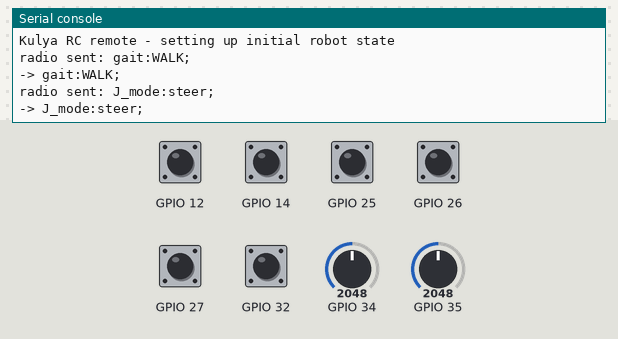
This program was run on a simulated ESP32 board running MicroPython. Shown: the last lines printed to the serial console. The test bench sets the inputs (shaded band); at power-on: GPIO 12, GPIO 14, GPIO 25–27, GPIO 32 HIGH, GPIO 34 = 2048, GPIO 35 = 2048 (analog values on the 0–4095 scale). No radio messages arrive unless stated (any console line starting 'radio sent:' is added by the test bench).

Above: at 1.3 s.
1.4 s: GPIO 34 set to 2866
At 2.1 s:
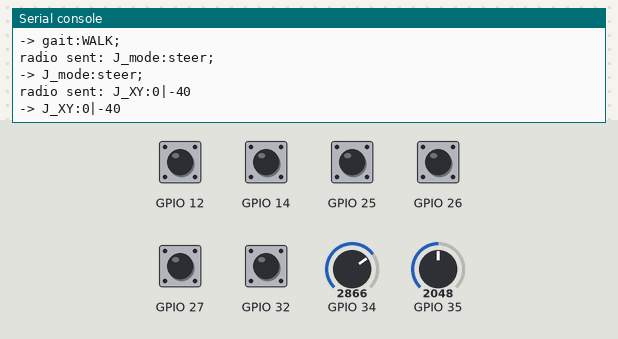
2.9 s: GPIO 12 pulled LOW for 1 s
At 4.3 s:
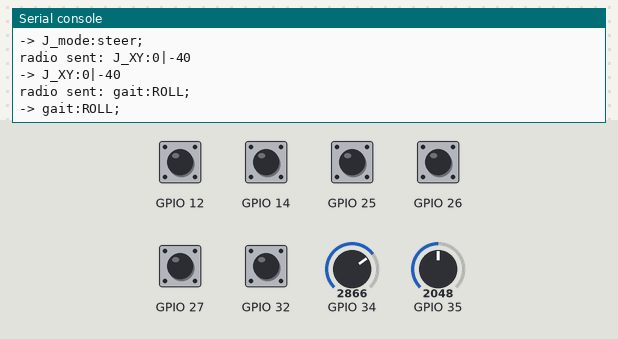
5.4 s: GPIO 14 pulled LOW for 1 s
At 6.4 s:
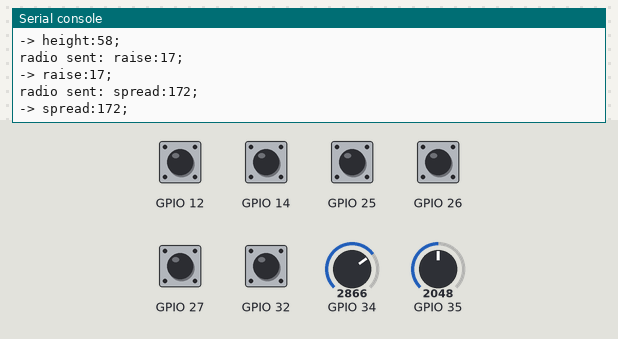
7.9 s: GPIO 25 pulled LOW for 1 s
At 9.2 s:
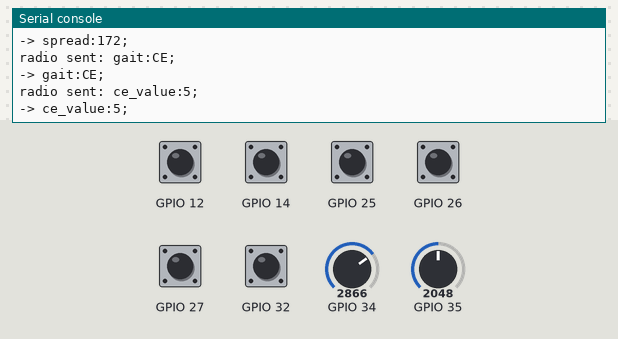
10.4 s: GPIO 26 pulled LOW for 1 s
At 11.8 s:
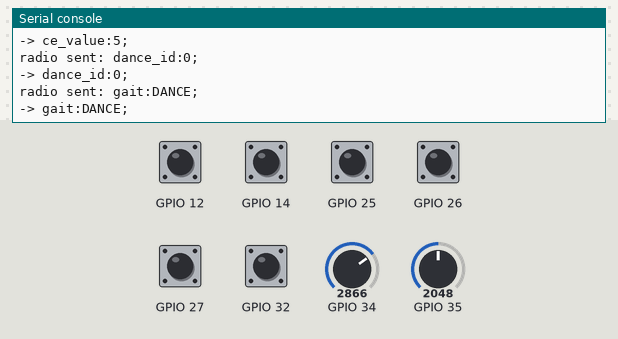
12.9 s: GPIO 27 pulled LOW for 1 s
At 14.6 s:
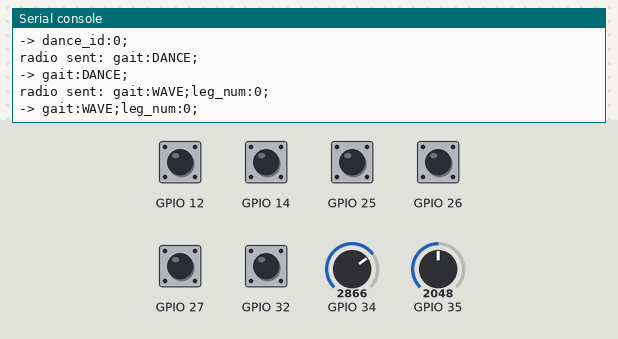

Measured:
- after the input at 1.4 s, the serial console: prints a new line at once (image 1)
- after the input at 2.9 s, the serial console: prints a new line after 0.21 s (image 2)
- after the input at 5.4 s, the serial console: prints a new line after 0.21 s (image 3)
- after the input at 7.9 s, the serial console: prints a new line after 0.21 s (image 4)
- after the input at 10.4 s, the serial console: prints a new line after 0.21 s (image 5)
- after the input at 12.9 s, the serial console: prints a new line after 0.22 s (image 6)

The program:

sender.py
```python
import network
import espnow
import time
from machine import Pin, ADC

try:
    import ujson as json
except ImportError:
    import json


CONFIG_PATH = "config.json"
DEFAULT_CONFIG = {
    "robot_mac": "AA:AA:AA:AA:AA:AA",
    "channel": 6,
    "dance_count": 10,
    "height_presets": [
        {"name": "very_low",  "height": 58,  "raise": 17, "spread": 172},
        {"name": "low",       "height": 87,  "raise": 33, "spread": 150},
        {"name": "standard",  "height": 115, "raise": 50, "spread": 130},
        {"name": "high",      "height": 143, "raise": 67, "spread": 110},
        {"name": "very_high", "height": 172, "raise": 83, "spread": 90},
    ],
    "pins": {
        "button1": 12, "button2": 14, "button3": 27,
        "button4": 26, "button5": 25,
        "joystick_x": 35, "joystick_y": 34, "joystick_sw": 32,
    },
}

NUM_LEGS = 6
J_MODES = ["tilt", "shift", "steer", "sides"]

JOY_X_RAW_MIN, JOY_X_RAW_MAX = 110, 3650
JOY_Y_RAW_MIN, JOY_Y_RAW_MAX = -250, 4195
JOY_DEADZONE_ENTER = 15
JOY_DEADZONE_EXIT = 8
JOY_SEND_MIN_DELTA = 3

BUTTON_DEBOUNCE_MS = 200
JOYSTICK_SEND_INTERVAL_MS = 50   # 20 Hz
MAIN_LOOP_POLL_MS = 10           # how often buttons are sampled


# ---------------------------------------------------------------------------
# Config loading
# ---------------------------------------------------------------------------
def load_config():
    try:
        with open(CONFIG_PATH) as f:
            cfg = json.load(f)
        print("Config loaded from", CONFIG_PATH)
        return cfg
    except Exception as e:
        print("WARN: could not read {} ({}) - using built-in defaults. "
              "Edit config.json to set your pins/MAC.".format(CONFIG_PATH, e))
        return DEFAULT_CONFIG


def mac_str_to_bytes(mac_str: str) -> bytes:
    return bytes(int(part, 16) for part in mac_str.split(":"))


# ---------------------------------------------------------------------------
# Robot link (ESP-NOW)
# ---------------------------------------------------------------------------
class RobotLink:
    """Owns the ESP-NOW peer and sends text commands, matching the
    'gait:X;' style protocol the BLE GUI controller also speaks."""

    def __init__(self, mac_str: str,  channel: int = 6):
        self.wifi = network.WLAN(network.STA_IF)
        self.wifi.active(True)
        self.wifi.config(channel=channel)

        self.esp = espnow.ESPNow()
        self.esp.active(True)

        self.peer = mac_str_to_bytes(mac_str)
        self.esp.add_peer(self.peer, channel=channel)
        time.sleep_ms(50)

    def send(self, text: str):
        try:
            self.esp.send(self.peer, text, False)
            print("->", text)
        except Exception as e:
            print("send error:", e)


# ---------------------------------------------------------------------------
# Debounced, edge-triggered button
# ---------------------------------------------------------------------------
class DebouncedButton:
    """Active-low button on an internal pull-up. poll() returns True
    exactly once per physical press (rising->falling edge), after the
    signal has been stable for debounce_ms. Holding the button down does
    not fire repeatedly - it only fires again after a release + a new
    press."""

    def __init__(self, pin_num: int, debounce_ms: int = BUTTON_DEBOUNCE_MS):
        self.pin = Pin(pin_num, Pin.IN, Pin.PULL_UP)
        self.debounce_ms = debounce_ms
        self._stable_state = 1          # 1 = released (pull-up idle)
        self._pending_state = 1
        self._last_change_ms = time.ticks_ms()

    def poll(self) -> bool:
        raw = self.pin.value()
        now = time.ticks_ms()

        if raw != self._pending_state:
            # signal is moving - restart the debounce timer
            self._pending_state = raw
            self._last_change_ms = now
            return False

        if time.ticks_diff(now, self._last_change_ms) < self.debounce_ms:
            return False  # not settled yet

        if self._pending_state != self._stable_state:
            self._stable_state = self._pending_state
            return self._stable_state == 0  # fire only on the press edge

        return False


# ---------------------------------------------------------------------------
# Joystick (analog X/Y, same read/map/deadzone principle as before)
# ---------------------------------------------------------------------------
class Joystick:
    def __init__(self, pin_x: int, pin_y: int):
        self.x_axis = ADC(Pin(pin_x))
        self.x_axis.atten(ADC.ATTN_11DB)
        self.y_axis = ADC(Pin(pin_y))
        self.y_axis.atten(ADC.ATTN_11DB)
        # per-axis "are we currently centered" latch, for the hysteresis
        # deadzone below
        self._x_centered = True
        self._y_centered = True

    @staticmethod
    def _map(x, in_min, in_max, out_min, out_max):
        return int((x - in_min) * (out_max - out_min) / (in_max - in_min) + out_min)

    def _apply_hysteresis(self, value, was_centered):
        if was_centered:
            if abs(value) < JOY_DEADZONE_ENTER:
                return 0, True
            return value, False
        else:
            if abs(value) < JOY_DEADZONE_EXIT:
                return 0, True
            return value, False

    def read(self):
        x_raw = self.x_axis.read()
        y_raw = self.y_axis.read()

        jx = self._map(x_raw, JOY_X_RAW_MIN, JOY_X_RAW_MAX, -100, 100)
        jy = self._map(y_raw, JOY_Y_RAW_MIN, JOY_Y_RAW_MAX, 100, -100)

        jx, self._x_centered = self._apply_hysteresis(jx, self._x_centered)
        jy, self._y_centered = self._apply_hysteresis(jy, self._y_centered)
        return jx, jy


# ---------------------------------------------------------------------------
# Simple wrap-around cycler, used for height presets / leg indices / J_mode
# ---------------------------------------------------------------------------
class Cycler:
    def __init__(self, values):
        self.values = values
        self.index = 0

    def next(self):
        value = self.values[self.index]
        self.index = (self.index + 1) % len(self.values)
        return value


# ---------------------------------------------------------------------------
# Main
# ---------------------------------------------------------------------------
def main():
    cfg = load_config()
    pins = cfg.get("pins", DEFAULT_CONFIG["pins"])
    robot_mac = cfg.get("robot_mac", DEFAULT_CONFIG["robot_mac"])
    channel = cfg.get("channel", DEFAULT_CONFIG["channel"])
    dance_count = cfg.get("dance_count", DEFAULT_CONFIG["dance_count"])
    height_presets = cfg.get("height_presets", DEFAULT_CONFIG["height_presets"])

    robot = RobotLink(robot_mac, channel)
    joystick = Joystick(pins["joystick_x"], pins["joystick_y"])

    btn_roll = DebouncedButton(pins["button1"])
    btn_height = DebouncedButton(pins["button2"])
    btn_wave = DebouncedButton(pins["button3"])
    btn_dance = DebouncedButton(pins["button4"])
    btn_ce = DebouncedButton(pins["button5"])
    btn_joy_sw = DebouncedButton(pins["joystick_sw"])

    height_cycler = Cycler(height_presets)
    wave_leg_cycler = Cycler(list(range(NUM_LEGS)))
    dance_cycler = Cycler(list(range(dance_count)))
    jmode_cycler = Cycler(J_MODES)
    ce_expanded = True

    last_joy_sent = (0, 0)   # last value actually transmitted over ESP-NOW
    last_joy_send_ms = time.ticks_ms()

    print("Kulya RC remote - setting up initial robot state")
    robot.send("gait:WALK;")
    time.sleep_ms(50)
    robot.send("J_mode:steer;")

    while True:
        if btn_roll.poll():
            robot.send("gait:ROLL;")

        if btn_height.poll():
            preset = height_cycler.next()
            robot.send("height:{};".format(preset["height"]))
            robot.send("raise:{};".format(preset["raise"]))
            robot.send("spread:{};".format(preset["spread"]))

        if btn_wave.poll():
            leg = wave_leg_cycler.next()
            robot.send("gait:WAVE;leg_num:{};".format(leg))

        if btn_dance.poll():
            dance = dance_cycler.next()
            robot.send("dance_id:{};".format(dance))
            time.sleep_ms(50)
            robot.send("gait:DANCE;")

        if btn_ce.poll():
            if ce_expanded:
                robot.send("gait:CE;")
                robot.send("ce_value:5;")
            else:
                robot.send("ce_value:100;")
                robot.send("gait:WALK;")
            ce_expanded = not ce_expanded

        if btn_joy_sw.poll():
            mode = jmode_cycler.next()
            robot.send("J_mode:{};".format(mode))

        now = time.ticks_ms()
        if time.ticks_diff(now, last_joy_send_ms) >= JOYSTICK_SEND_INTERVAL_MS:
            jx, jy = joystick.read()
            last_x, last_y = last_joy_sent
            became_centered = (jx, jy) == (0, 0) and (last_x, last_y) != (0, 0)
            moved_enough = (abs(jx - last_x) >= JOY_SEND_MIN_DELTA or
                             abs(jy - last_y) >= JOY_SEND_MIN_DELTA)

            if became_centered or moved_enough:
                robot.send("J_XY:{}|{}".format(jx, jy))
                last_joy_sent = (jx, jy)
            last_joy_send_ms = now

        time.sleep_ms(MAIN_LOOP_POLL_MS)


main()
```
